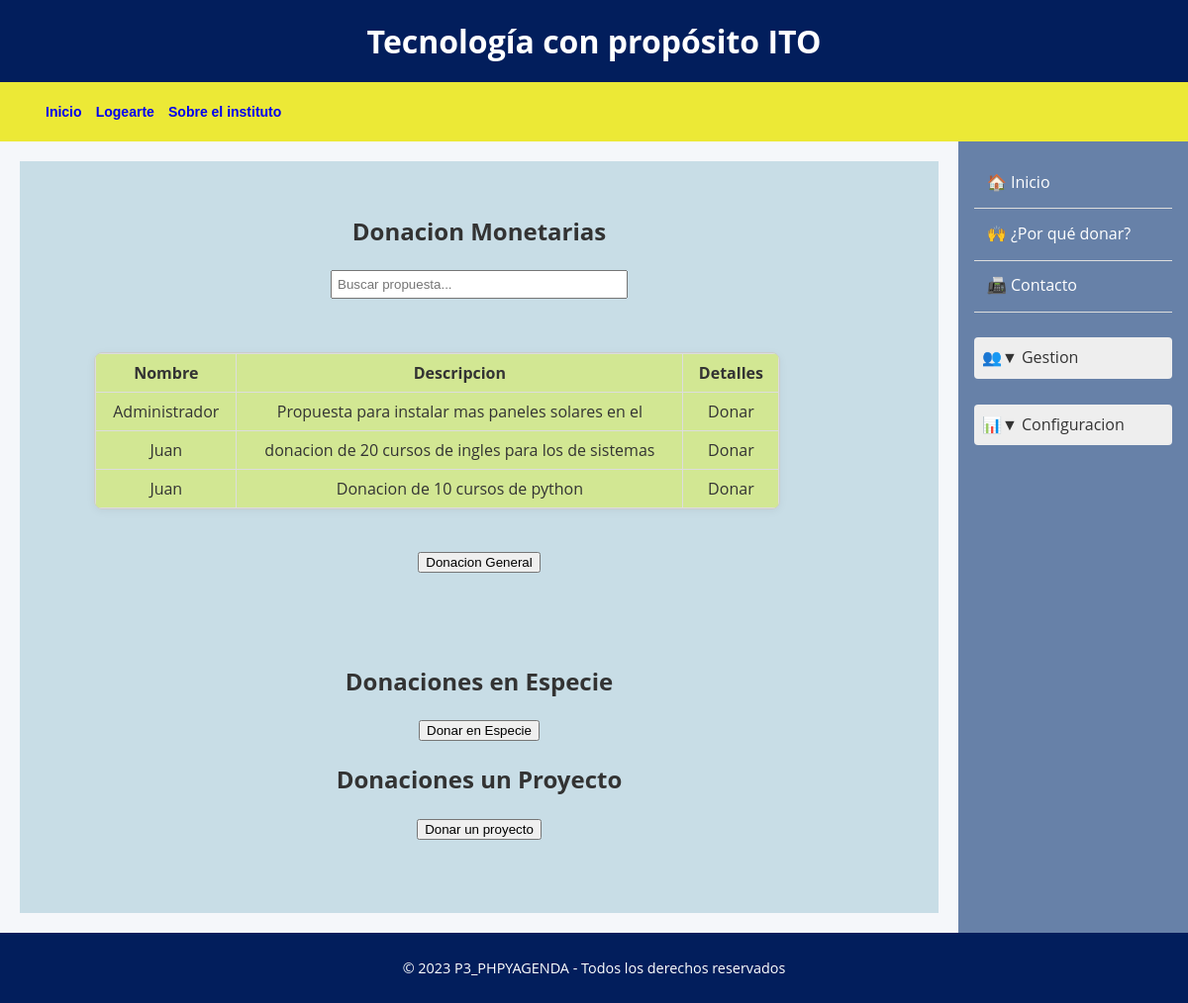
/donacionesUsuario.php (signed in), run on the app's committed database.
### tables this page shows
CREATE TABLE `usuarios` (
  `idUsuario` int(11) NOT NULL,
  `nombre` varchar(50) NOT NULL,
  `correo` varchar(50) NOT NULL,
  `contrasena` varchar(20) NOT NULL,
  `telefono` int(10) NOT NULL,
  `direccion` varchar(50) NOT NULL,
  `fechaNac` date NOT NULL,
  `fotoPerfil` blob NOT NULL,
  `rol` varchar(20) NOT NULL,
  `idDonacion` int(15) NOT NULL COMMENT 'Relación con donación',
  `fechaRegistro` datetime DEFAULT current_timestamp()
);

CREATE TABLE `donacionespropuesta` (
  `idDonacion` int(15) NOT NULL COMMENT 'Relación con donaciones',
  `descripcion` varchar(200) NOT NULL COMMENT 'Descripción del apoyo ofrecido',
  `archivo` blob NOT NULL COMMENT 'Evidencia (contrato)',
  `comprobante` blob NOT NULL COMMENT 'Lo generaría como evidencia falta actualizar estado'
);

### donacionesUsuario.php (the view, shortened to what this page needs)
<?php
include_once("menu.php");
$conexion = new mysqli("localhost", "root", "", "donacionesTec", 3307);
function obtenerDonacionesPorTipo($conexion, $tipo) {
    if ($tipo === "propuesta") {
        $stmt = $conexion->prepare("
            SELECT u.idUsuario, u.nombre, d.tipoDonacion, d.estado, dp.descripcion
            FROM usuarios u
            JOIN donaciones d ON u.idUsuario = d.idUsuario
            JOIN donacionespropuesta dp ON dp.idDonacion = d.idDonacion
            WHERE d.tipoDonacion = ?
        ");
    } else {
        $stmt = $conexion->prepare("
            SELECT u.idUsuario, u.nombre, d.tipoDonacion, d.estado
            FROM usuarios u
            JOIN donaciones d ON u.idUsuario = d.idUsuario
            WHERE d.tipoDonacion = ?
        ");
    }
    $stmt->bind_param("s", $tipo);
    $stmt->execute();
    return $stmt->get_result();
}
$propuestas = obtenerDonacionesPorTipo($conexion, "propuesta");
?>
<div style="display: flex;">
    <?php include_once("vista/aside.php"); ?>
    <head>
    </head>
    <section class="principal">
        <h1>Donacion Monetarias </h1>
        <input type="text" id="buscador3" placeholder="Buscar propuesta..." style="margin-bottom: 10px; padding: 5px; width: 100%; max-width: 300px;">
        <?php if ($propuestas->num_rows > 0): ?>
            <div class="tabla-scroll">
                <table class="tabla3">
                    <thead>
                        <tr>
                            <th>Nombre</th>
                            <th>Descripcion</th>
                            <th>Detalles</th>
                        </tr>
                    </thead>
                    <tbody>
                        <?php while ($fila = $propuestas->fetch_assoc()): ?>
                        <tr>
                            <td><?= htmlspecialchars($fila['nombre']) ?></td>
                            <td><?= htmlspecialchars($fila['descripcion']) ?></td>
                            <td>
                                <a class="donar"
                                data-nombre="<?= htmlspecialchars($fila['nombre']) ?>"
                                data-descripcion="<?= htmlspecialchars($fila['descripcion']) ?>"
                                data-id="<?= $fila['idUsuario'] ?>">Donar</a>
                            </td>
                        </tr>
                        <?php endwhile; ?>
                    </tbody>
                </table>
            </div>
        <?php else: ?>
            <p>No hay propuestas registradas.</p>
        <?php endif; ?>
        <div style="margin: 20px 0;">
            <button id="donacionGeneralBtn">Donacion General</button>
        </div>
        <br><br>
        <h1 id="donacionesEspecie">Donaciones en Especie</h1>
        <div style="margin: 20px 0;">
            <button id="donacionEspecieBtn">Donar en Especie</button>
        </div>
         <h1 id="donacionesPropuesta">Donaciones un Proyecto</h1>
        <div style="margin: 20px 0;">
            <button id="donacionPropuestaBtn">Donar un proyecto</button>
        </div>
    </section>
</div>

### estilos/encabezado.css (style rules this page uses)
.encabezado { background-color: #021E5C; color: white; padding: 1rem; text-align: center; }
.encabezado h1 { margin: 0; font-size: 2rem; }

### estilos/pie.css (style rules this page uses)
.pie-pagina { background-color: #021E5C; color: white; text-align: center; padding: 1.5rem; margin-top: auto; }
.pie-pagina p { margin: 0; font-size: 0.9rem; }

### estilos/section.css (style rules this page uses)
section.principal { float: left; width: 80%; height: auto; min-height: 30em; margin: 20px; background-color:rgba(100, 161, 185, 0.308); text-transform: none; text-align: center; }
body { font-family: 'Open Sans', sans-serif; margin: 0; padding: 0; background-color: #f5f7fa; color: #333; line-height: 1.6; }
.principal { flex: 1; padding: 2rem; max-width: 1200px; margin: 0 auto; }
.tabla-scroll { overflow-x: auto; border-radius: 8px; box-shadow: 0 2px 10px rgba(0,0,0,0.05); }

### estilos/tablas.css (style rules this page uses)
table.tabla3 { border-collapse: collapse; width: 100%; background-color: rgba(222, 241, 56, 0.473); }
th, td { padding: 10px; border: 1px solid #999; text-align: center; }
h1 { text-align: center; }
button { margin: 20px auto; display: block; }
.tabla-scroll { margin:5%; max-height: 300px; overflow-y: auto; border: 1px solid #ccc; width: 80%; }
.tabla-scroll table { border-collapse: collapse; }
.tabla-scroll th, .tabla-scroll td { padding: 8px 12px; border: 1px solid #ddd; text-align: center; }

### estilos/menu.css (style rules this page uses)
a { text-decoration-line: none; }

### data on the page
usuarios: nombre "Administrador", donacionespropuesta.descripcion "Propuesta para instalar mas paneles solares en el"
usuarios: nombre "Juan", donacionespropuesta.descripcion "donacion de 20 cursos de ingles para los de sistemas", donacionespropuesta.descripcion "Donacion de 10 cursos de python"
